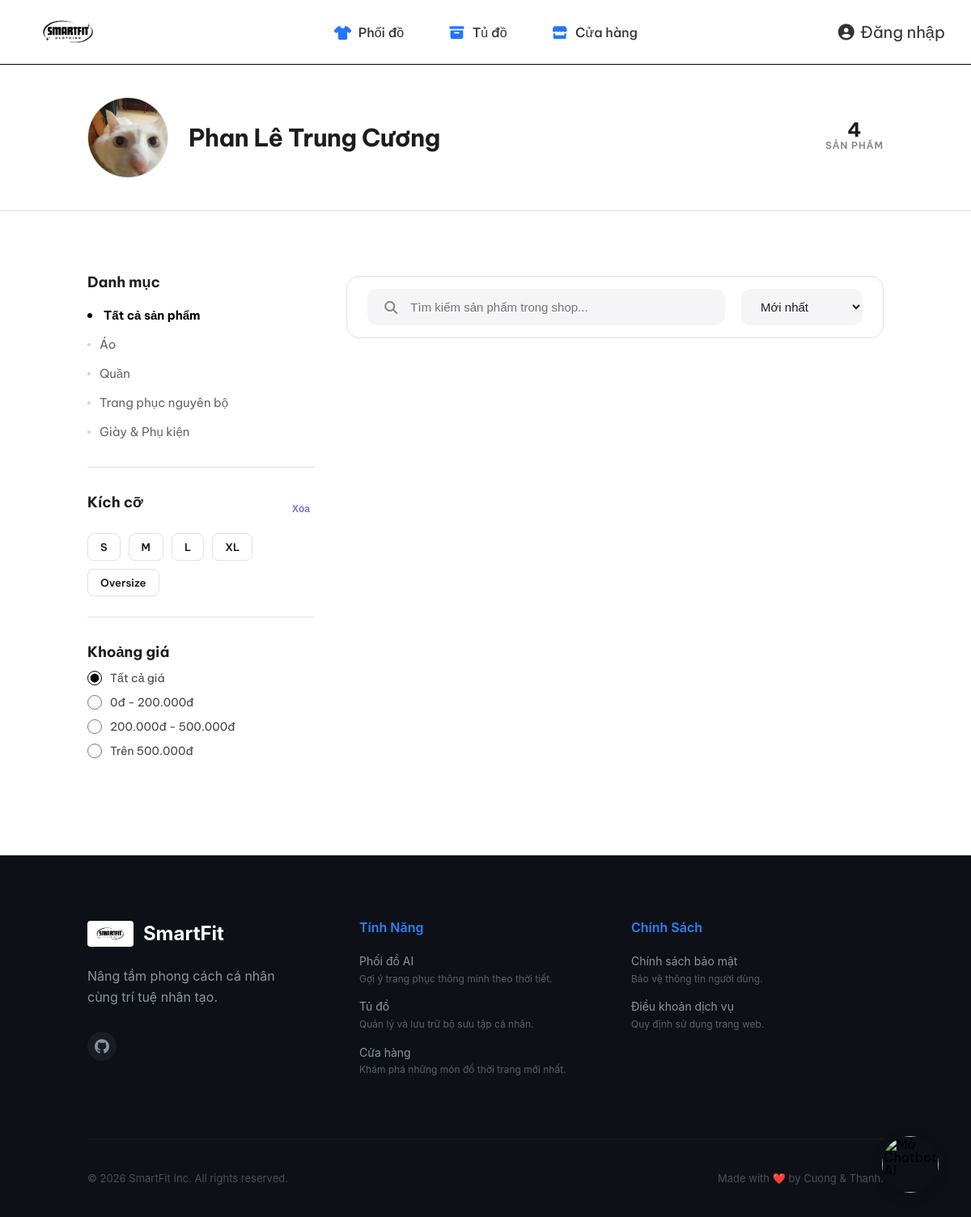
The app's page /vendor_shop.php?id=2 with its own data.
### tables this page shows
CREATE TABLE `users` (
  `id` bigint(20) UNSIGNED NOT NULL,
  `name` varchar(100) NOT NULL,
  `fullname` varchar(255) DEFAULT NULL,
  `phone` varchar(20) DEFAULT NULL,
  `age` int(11) DEFAULT NULL,
  `gender` enum('male','female','other') DEFAULT NULL,
  `address` text DEFAULT NULL,
  `email` varchar(100) NOT NULL,
  `avatar` varchar(255) DEFAULT NULL,
  `password` varchar(255) NOT NULL,
  `created_at` timestamp NOT NULL DEFAULT current_timestamp(),
  `role` enum('customer','support','sales','admin') NOT NULL DEFAULT 'customer'
);

### vendor_shop.php (the view, shortened to what this page needs)
<?php
include 'includes/header.php';
$vendorId = isset($_GET['id']) ? intval($_GET['id']) : 0;
$sqlVendor = "SELECT fullname, avatar FROM users WHERE id = ? AND role IN ('sales', 'admin')";
$stmtVendor = mysqli_prepare($conn, $sqlVendor);
mysqli_stmt_bind_param($stmtVendor, "i", $vendorId);
mysqli_stmt_execute($stmtVendor);
$resVendor = mysqli_stmt_get_result($stmtVendor);
$vendor = mysqli_fetch_assoc($resVendor);
$sqlCount = "SELECT COUNT(*) as total FROM outfits WHERE owner_id = ? AND is_commercial = 1";
$stmtCount = mysqli_prepare($conn, $sqlCount);
mysqli_stmt_bind_param($stmtCount, "i", $vendorId);
mysqli_stmt_execute($stmtCount);
$totalProducts = mysqli_fetch_assoc(mysqli_stmt_get_result($stmtCount))['total'];
?>
<div class="vendor-hero">
    <div class="grid wide vendor-hero__content">
        <div class="vendor-hero__left">
            <div class="vendor-avatar">
                <?php if (!empty($vendor['avatar'])): ?>
                    <img src="<?php echo htmlspecialchars($vendor['avatar']); ?>" alt="Shop Avatar" style="width: 100%; height: 100%; object-fit: cover;">
                <?php else: ?>
                    <i class="fa-solid fa-store"></i>
                <?php endif; ?>
            </div>
            <h1 class="vendor-hero__name"><?php echo htmlspecialchars($vendor['fullname'] ?: 'SmartFit Shop'); ?></h1>
        </div>
        <div class="vendor-hero__stats">
            <div class="vendor-stat">
                <span class="vendor-stat__num"><?php echo $totalProducts; ?></span>
                <span class="vendor-stat__label">Sản phẩm</span>
            </div>
        </div>
    </div>
</div>
<section class="vendor-shop-section">
    <div class="grid wide">
        <div class="shop-page__content">
            <aside class="shop-sidebar">
                <div class="shop-filter">
                    <h3 class="shop-filter__title">Danh mục</h3>
                    <ul class="shop-filter__list" id="categoryFilter">
                        <li class="shop-filter__item active" data-type="all">Tất cả sản phẩm</li>
                        <li class="shop-filter__item" data-type="top">Áo</li>
                        <li class="shop-filter__item" data-type="bottom">Quần</li>
                        <li class="shop-filter__item" data-type="one-piece">Trang phục nguyên bộ</li>
                        <li class="shop-filter__item" data-type="accessory_shoes">Giày & Phụ kiện</li>
                    </ul>
                </div>
                <div class="shop-filter">
                    <div class="shop-filter__header">
                        <h3 class="shop-filter__title">Kích cỡ</h3>
                        <button class="shop-filter__clear" onclick="resetSizeFilter()">Xóa</button>
                    </div>
                    <div class="shop-filter__sizes" id="sizeFilter">
                        <span class="shop-filter__size" data-size="S">S</span>
                        <span class="shop-filter__size" data-size="M">M</span>
                        <span class="shop-filter__size" data-size="L">L</span>
                        <span class="shop-filter__size" data-size="XL">XL</span>
                        <span class="shop-filter__size" data-size="Oversize">Oversize</span>
                    </div>
                </div>
                <div class="shop-filter">
                    <h3 class="shop-filter__title">Khoảng giá</h3>
                    <div class="shop-filter__price" id="priceFilter">
                        <label class="shop-filter__checkbox">
                            <input type="radio" name="price_range" data-min="0" data-max="0" checked> Tất cả giá
                        </label>
                        <label class="shop-filter__checkbox">
                            <input type="radio" name="price_range" data-min="0" data-max="200000"> 0đ - 200.000đ
                        </label>
                        <label class="shop-filter__checkbox">
                            <input type="radio" name="price_range" data-min="200000" data-max="500000"> 200.000đ - 500.000đ
                        </label>
                        <label class="shop-filter__checkbox">
                            <input type="radio" name="price_range" data-min="500000" data-max="9999999"> Trên 500.000đ
                        </label>
                    </div>
                </div>
            </aside>
            <div class="shop-main">
                <div class="shop-toolbar">
                    <div class="shop-search">
                        <i class="fa-solid fa-magnifying-glass shop-search__icon"></i>
                        <input type="text" class="shop-search__input" placeholder="Tìm kiếm sản phẩm trong shop...">
                    </div>
                    <div class="shop-sort">
                        <select class="shop-sort__select" id="sortFilter">
                            <option value="newest">Mới nhất</option>
                        </select>
                    </div>
                </div>
            </div>
        </div>
    </div>
</section>
<?php include 'includes/footer.php'; ?>

### assets/css/grid.css (style rules this page uses)
.grid { width: 100%; display: block; padding: 0; }
.grid.wide { max-width: 1200px; margin: 0 auto; }
@media (min-width: 1024px) and (max-width: 1239px) { .wide { width: 984px; } }

### assets/css/base.css (style rules this page uses)
:root { --primary-blue: #2176ff; --primary-blue-dark: #1a5bcc; --primary-purple: #6C63FF; --primary-pink: #FF6584; --brand-magenta: #ff0080; --text-main: #ffffff; --text-sub: #E0E0E0; --text-muted: #A0A0A0; --text-main-grey: #333333; --text-sub-grey: #666666; --apple-black: #1d1d1f; --apple-grey: #86868b; --apple-bg: #f5f5f7; --success: #12b76a; --warning: #f79009; --error: #ff4d4d; --price-color: #FF6584; --background-color: #f5f5f7; --card-bg: #ffffff; --border-color: #e1e1e1; --border-focus: #6C63FF; --glass-bg: rgba(20, 20, 20, 0.7); --glass-border: rgba(255, 255, 255, 0.1); --white-05: rgba(255, 255, 255, 0.05); --white-10: rgba(255, 255, 255, 0.1); --white-20: rgba(255, 255, 255, 0.2); --purple-05: rgba(108, 99, 255, 0.05); --purple-30: rgba(108, 99, 255, 0.3); --button-bg: #94B4C1; --navbar-height: 80px; --footer-height: 70px; }
* { box-sizing: inherit; padding: 0; margin: 0; }
html { font-size: 62.5%; line-height: 1.6rem; font-family: 'Be Vietnam Pro', sans-serif; box-sizing: border-box; scroll-behavior: smooth; }
body { font-family: 'Be Vietnam Pro', sans-serif; font-size: 1.6rem; line-height: 1.6rem; display: flex; flex-direction: column; min-height: 100vh; overflow-y: auto; overflow-x: hidden; }
html, body { height: 100%; padding: 0; margin: 0; overflow-x: hidden; }

### assets/css/style.css (style rules this page uses)
section { padding: 80px 20px; min-height: 70vh; display: flex; flex-direction: column; align-items: center; justify-content: center; box-sizing: border-box; scroll-margin-top: var(--navbar-height); }
.shop-page__content { display: flex; gap: 40px; align-items: flex-start; }
.shop-sidebar { width: 280px; flex-shrink: 0; position: sticky; top: 100px; }
.shop-filter { margin-bottom: 35px; padding-bottom: 25px; border-bottom: 1px solid #e1e1e1; }
.shop-filter:last-child { border-bottom: none; }
.shop-filter__title { font-size: 1.8rem; font-weight: 700; color: #1d1d1f; margin-bottom: 15px; }
.shop-filter__list { list-style: none; padding: 0; }
.shop-filter__item { font-size: 1.5rem; color: #666; padding: 10px 0; cursor: pointer; transition: all 0.3s; position: relative; padding-left: 15px; }
.shop-filter__item::before { content: ''; position: absolute; left: 0; top: 50%; transform: translateY(-50%); width: 4px; height: 4px; background: #d2d2d7; border-radius: 50%; }
.shop-filter__item.active { color: #000; font-weight: 700; padding-left: 20px; }
.shop-filter__item.active::before { background: #000; width: 6px; height: 6px; }
.shop-filter__sizes { display: flex; flex-wrap: wrap; gap: 10px; }
.shop-filter__size { padding: 8px 15px; border: 1px solid #e1e1e1; border-radius: 8px; font-size: 1.3rem; font-weight: 600; color: #1d1d1f; cursor: pointer; background: #fff; transition: all 0.3s; }
.shop-filter__header { display: flex; justify-content: space-between; align-items: center; margin-bottom: 15px; }
.shop-filter__clear { background: none; border: none; color: #4338ca; font-size: 1.2rem; font-weight: 600; cursor: pointer; padding: 2px 5px; opacity: 0.7; transition: opacity 0.3s; }
.shop-filter__price { display: flex; flex-direction: column; gap: 12px; }
.shop-filter__checkbox { display: flex; align-items: center; gap: 10px; font-size: 1.4rem; color: #444; cursor: pointer; }
.shop-filter__checkbox input { width: 18px; height: 18px; cursor: pointer; accent-color: #000; }
.shop-main { flex: 1; }
.shop-toolbar { display: flex; gap: 20px; margin-bottom: 30px; background: #fff; padding: 15px 25px; border-radius: 16px; border: 1px solid #e1e1e1; align-items: center; }
.shop-search { flex: 1; display: flex; align-items: center; gap: 15px; background: #f5f5f7; padding: 0 20px; border-radius: 12px; }
.shop-search__icon { font-size: 1.6rem; color: #86868b; }
.shop-search__input { width: 100%; height: 45px; background: none; border: none; outline: none; font-size: 1.5rem; color: #1d1d1f; }
.shop-sort__select { height: 45px; padding: 0 20px; border-radius: 12px; background: #f5f5f7; border: none; font-size: 1.5rem; font-weight: 500; color: #1d1d1f; cursor: pointer; outline: none; }

### assets/css/responsive.css (style rules this page uses)
:root { --fluid-h1: clamp(2.4rem, 5vw, 4.5rem); --fluid-h2: clamp(2rem, 4vw, 3.5rem); --fluid-p: clamp(1.4rem, 2vw, 1.6rem); --container-padding: clamp(15px, 3vw, 30px); }
@media (min-width: 1200px) { .grid.wide { max-width: 1200px; } }

### records on screen
users: avatar (picture), fullname "Phan Lê Trung Cương"

### other values on screen
$totalProducts "4"
